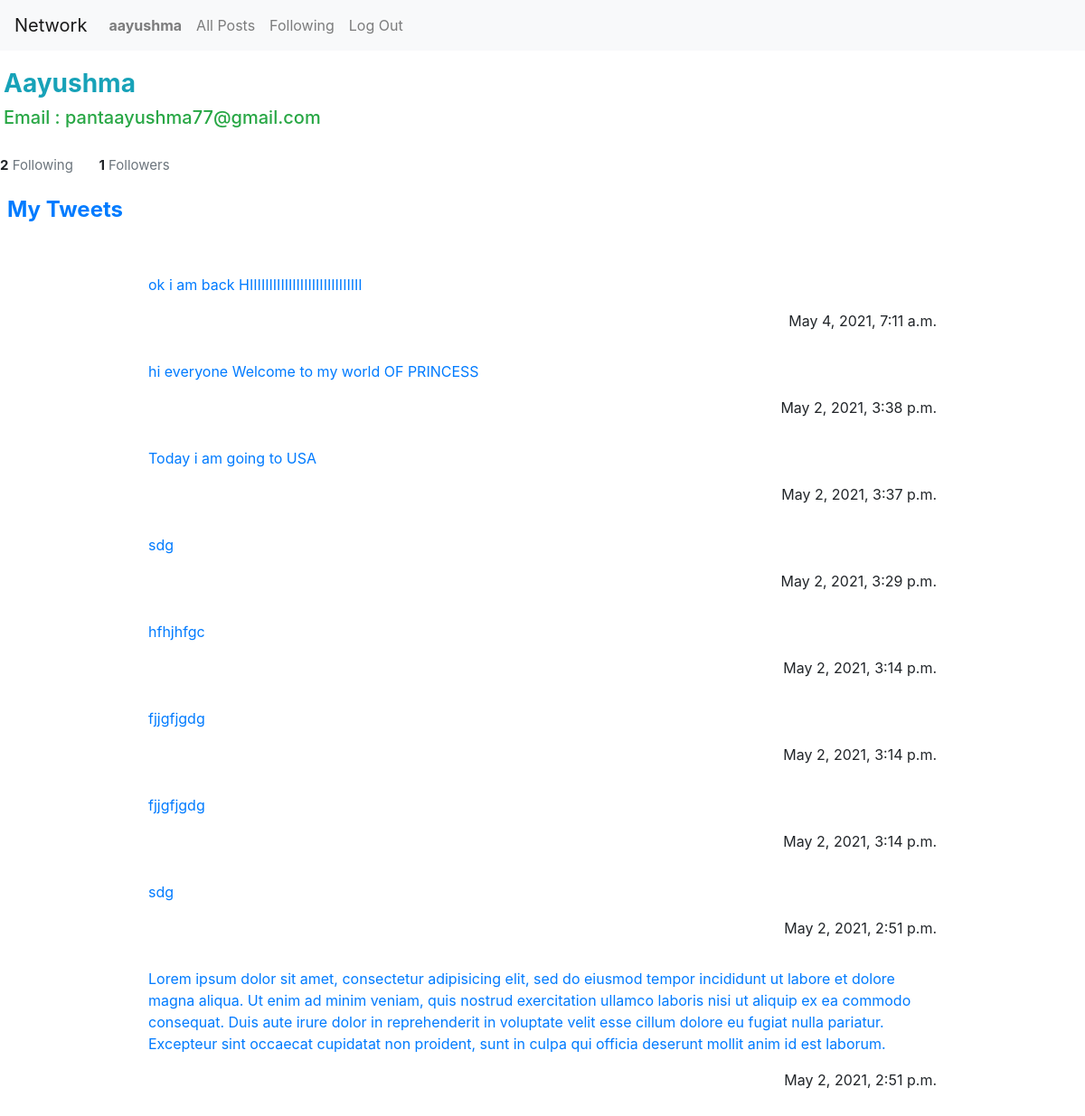
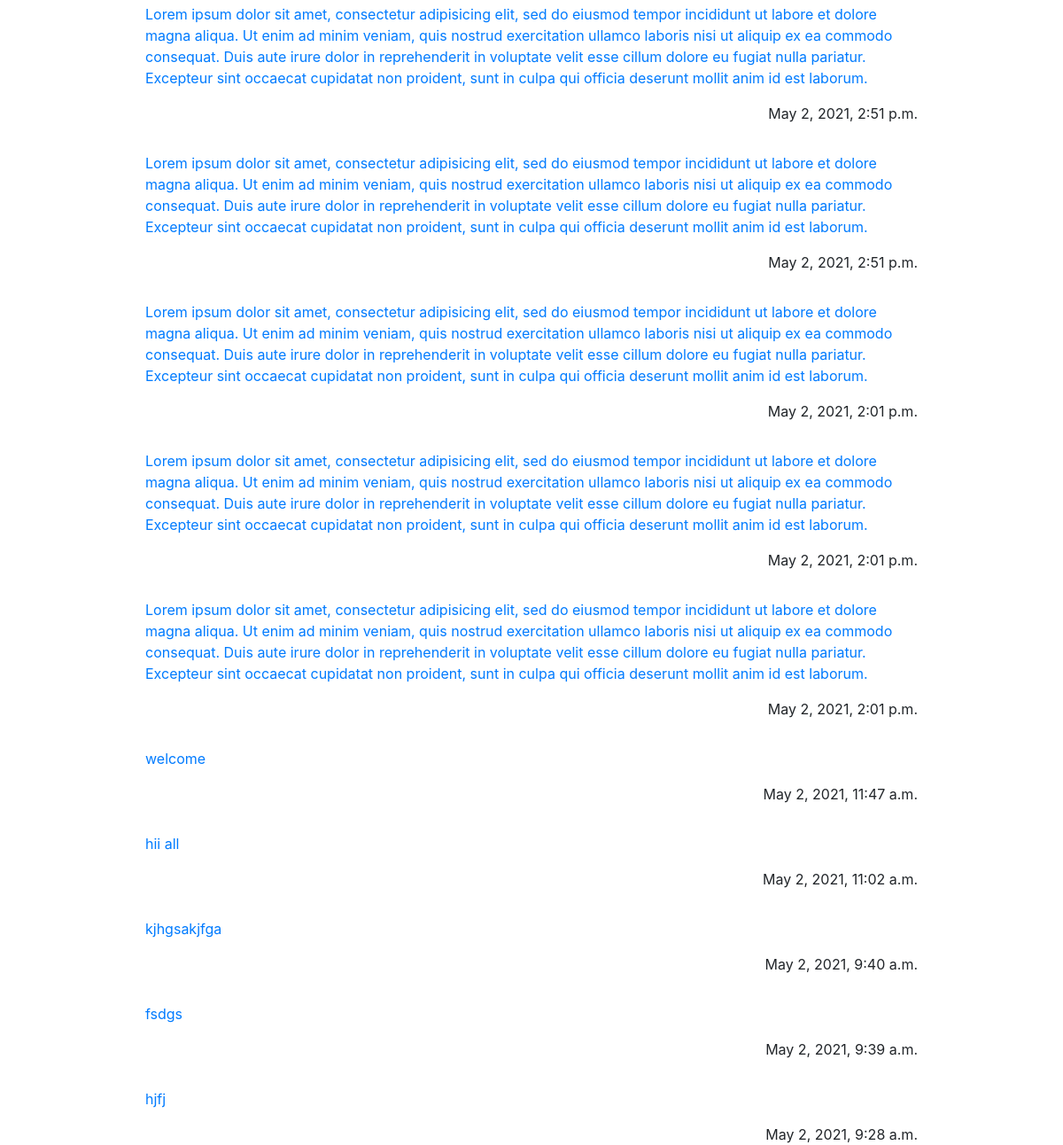
Page /user/aayushma (signed in) on the committed database (2 pictures, top to bottom).
### network/models.py (models this page shows, shortened)
class User(AbstractUser):
    pass

class Tweet(models.Model):
    user = models.ForeignKey("User", on_delete=models.CASCADE, related_name="tweets")
    body = models.TextField(blank=True)
    timestamp = models.DateTimeField(auto_now_add=True)
    love = models.ManyToManyField(User,related_name="love")

### network/views.py (the view, shortened to what this page needs)
# urls.py: path("user/<str:username>",views.profile,name="profile"),
@login_required
def profile(request,username):
    print(username)
    user_p=User.objects.get(username=username)
    curr_user_follows_this_profile = False
    if request.user.is_authenticated:
        curr_user_follows_this_profile = request.user.following.filter(user=user_p.id).exists()
    print(curr_user_follows_this_profile)
    tweets=user_p.tweets.order_by("-timestamp").all()
    if request.user==user_p:
        followFlag="No"
    else:
        followFlag="Yes"
    return render(request,"network/profile.html",
    {"puser":user_p,
    "tweets":tweets,
    "followFlag":followFlag,
    "following_profile": curr_user_follows_this_profile})

### network/templates/network/profile.html (shortened to what this page needs)
{% extends "network/layout.html" %}
{% load static %}
{% block body %}
<div class="mx-auto w-80 p-1 m-3">
<h3 class="text-info text-capitalize"><strong>{{puser.username}}</strong></h3>
  <h5 class="text-success"> Email : {{puser.email}}</h5>
</div>
<span style="margin-right: 1.5rem; font-size: 15px"><strong>{{ puser.following.count }}</strong> <span class="text-muted">Following</span></span>
    <span style="font-size: 15px"><strong>{{ puser.followers.count }}</strong> <span class="text-muted">Followers</span></span>
<div class="mx-auto w-80 p-2 mt-3">
  <h4 class="text-primary"><strong>My Tweets</strong> </h4>
  {% for tweet in tweets%}
  <br>
  <div class="mx-auto w-75 p-2 mt-0">
    <p><span class="float-left">
        <p class="text-primary">{{tweet.body}}</p>
      </span>
      <span class="float-right">{{tweet.timestamp}}</span></p>
  </div>
  {%endfor%}
</div>
{% endblock %}

### network/templates/network/layout.html (shortened to what this page needs)
{% load static %}
<!DOCTYPE html>
<html lang="en">
    <head>
        <link rel="stylesheet" href="https://stackpath.bootstrapcdn.com/bootstrap/4.4.1/css/bootstrap.min.css">
        <link href="{% static 'network/styles.css' %}" rel="stylesheet">
    </head>
    <body>
        <nav class="navbar navbar-expand-lg navbar-light bg-light">
            <a class="navbar-brand" href="#">Network</a>
            <div>
              <ul class="navbar-nav mr-auto">
                {% if user.is_authenticated %}
                    <li class="nav-item">
                        <a class="nav-link" href="{%url 'profile' user.username%}"><strong>{{ user.username }}</strong></a>
                    </li>
                {% endif %}
                <li class="nav-item">
                  <a class="nav-link" href="{% url 'index' %}">All Posts</a>
                </li>
                {% if user.is_authenticated %}
                    <li class="nav-item">
                        <a class="nav-link" href="{%url 'following' %}">Following</a>
                    </li>
                    <li class="nav-item">
                        <a class="nav-link" href="{% url 'logout' %}">Log Out</a>
                    </li>
                {% endif %}
              </ul>
            </div>
          </nav>
        <div class="body">
            {% block body %}
            {% endblock %}
        </div>
    </body>
</html>

### rows in the picture
User: username "aayushma", username "Aayushma", email "pantaayushma77@gmail.com", following.count "2", followers.count "1"
Tweet: body "ok i am back HIIIIIIIIIIIIIIIIIIIIIIIIIIIII", timestamp "May 4, 2021, 7:11 a.m."
Tweet: body "hi everyone Welcome to my world OF PRINCESS", timestamp "May 2, 2021, 3:38 p.m."
Tweet: body "Today i am going to USA", timestamp "May 2, 2021, 3:37 p.m."
Tweet: body "sdg", timestamp "May 2, 2021, 3:29 p.m."
Tweet: body "hfhjhfgc", timestamp "May 2, 2021, 3:14 p.m."
Tweet: body "fjjgfjgdg", timestamp "May 2, 2021, 3:14 p.m."
Tweet: body "fjjgfjgdg", timestamp "May 2, 2021, 3:14 p.m."
Tweet: body "sdg", timestamp "May 2, 2021, 2:51 p.m."
Tweet: body "Lorem ipsum dolor sit amet, consectetur adipisicing elit, sed do eiusmod tempor incididunt ut labore et dolore magna aliqua. Ut enim ad minim veniam, quis nostrud exercitation ullamco laboris nisi ut aliquip ex ea commodo consequat. Duis aute irure dolor in reprehenderit in voluptate velit esse cillum dolore eu fugiat nulla pariatur. Excepteur sint occaecat cupidatat non proident, sunt in culpa qui officia deserunt mollit anim id est laborum.", timestamp "May 2, 2021, 2:51 p.m."
Tweet: body "Lorem ipsum dolor sit amet, consectetur adipisicing elit, sed do eiusmod tempor incididunt ut labore et dolore magna aliqua. Ut enim ad minim veniam, quis nostrud exercitation ullamco laboris nisi ut aliquip ex ea commodo consequat. Duis aute irure dolor in reprehenderit in voluptate velit esse cillum dolore eu fugiat nulla pariatur. Excepteur sint occaecat cupidatat non proident, sunt in culpa qui officia deserunt mollit anim id est laborum.", timestamp "May 2, 2021, 2:51 p.m."
Tweet: body "Lorem ipsum dolor sit amet, consectetur adipisicing elit, sed do eiusmod tempor incididunt ut labore et dolore magna aliqua. Ut enim ad minim veniam, quis nostrud exercitation ullamco laboris nisi ut aliquip ex ea commodo consequat. Duis aute irure dolor in reprehenderit in voluptate velit esse cillum dolore eu fugiat nulla pariatur. Excepteur sint occaecat cupidatat non proident, sunt in culpa qui officia deserunt mollit anim id est laborum.", timestamp "May 2, 2021, 2:51 p.m."
Tweet: body "Lorem ipsum dolor sit amet, consectetur adipisicing elit, sed do eiusmod tempor incididunt ut labore et dolore magna aliqua. Ut enim ad minim veniam, quis nostrud exercitation ullamco laboris nisi ut aliquip ex ea commodo consequat. Duis aute irure dolor in reprehenderit in voluptate velit esse cillum dolore eu fugiat nulla pariatur. Excepteur sint occaecat cupidatat non proident, sunt in culpa qui officia deserunt mollit anim id est laborum.", timestamp "May 2, 2021, 2:01 p.m."
Tweet: body "Lorem ipsum dolor sit amet, consectetur adipisicing elit, sed do eiusmod tempor incididunt ut labore et dolore magna aliqua. Ut enim ad minim veniam, quis nostrud exercitation ullamco laboris nisi ut aliquip ex ea commodo consequat. Duis aute irure dolor in reprehenderit in voluptate velit esse cillum dolore eu fugiat nulla pariatur. Excepteur sint occaecat cupidatat non proident, sunt in culpa qui officia deserunt mollit anim id est laborum.", timestamp "May 2, 2021, 2:01 p.m."
Tweet: body "Lorem ipsum dolor sit amet, consectetur adipisicing elit, sed do eiusmod tempor incididunt ut labore et dolore magna aliqua. Ut enim ad minim veniam, quis nostrud exercitation ullamco laboris nisi ut aliquip ex ea commodo consequat. Duis aute irure dolor in reprehenderit in voluptate velit esse cillum dolore eu fugiat nulla pariatur. Excepteur sint occaecat cupidatat non proident, sunt in culpa qui officia deserunt mollit anim id est laborum.", timestamp "May 2, 2021, 2:01 p.m."
Tweet: body "welcome", timestamp "May 2, 2021, 11:47 a.m."
Tweet: body "hii all", timestamp "May 2, 2021, 11:02 a.m."
Tweet: body "kjhgsakjfga", timestamp "May 2, 2021, 9:40 a.m."
Tweet: body "fsdgs", timestamp "May 2, 2021, 9:39 a.m."
Tweet: body "hjfj", timestamp "May 2, 2021, 9:28 a.m."
